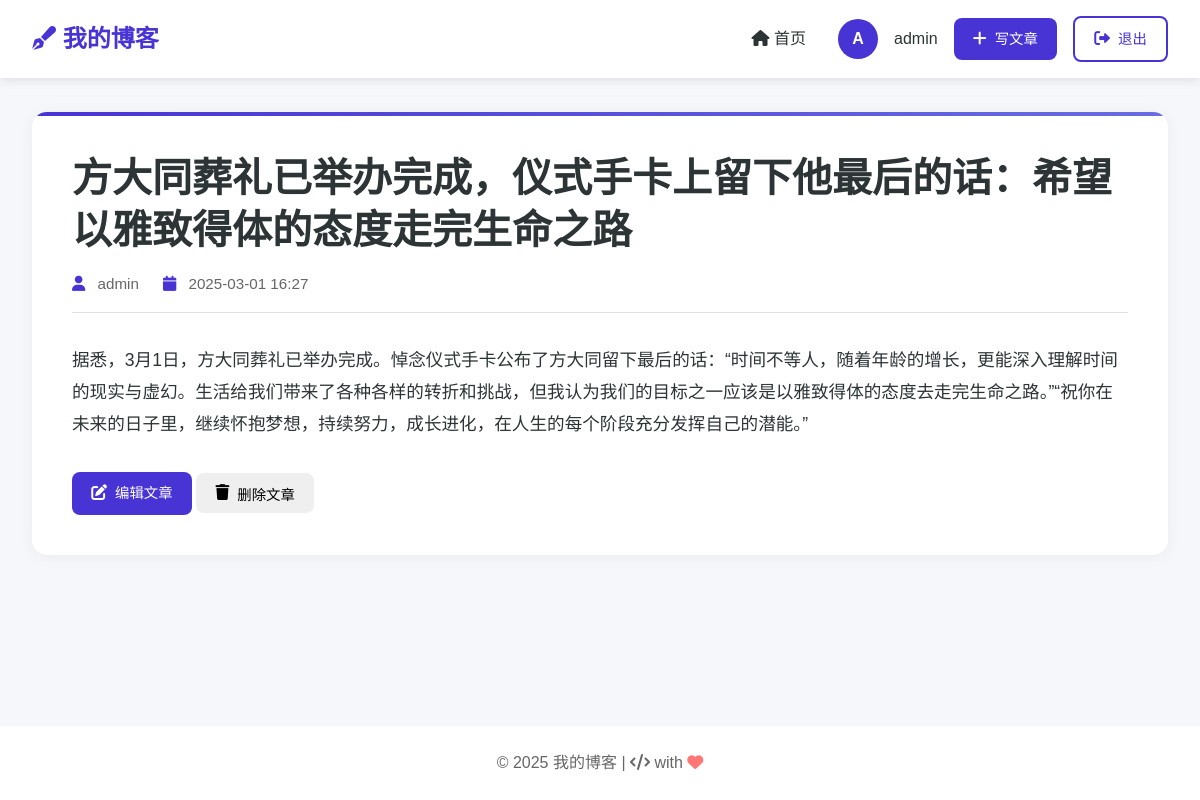
The app's page /post/1 (signed in) with its own data.
### app.py (models this page shows, shortened)
class Post(db.Model):
    id = db.Column(db.Integer, primary_key=True)
    title = db.Column(db.String(200), nullable=False)  # 文章标题
    content = db.Column(db.Text, nullable=False)  # 文章内容
    publish = db.Column(db.DateTime, nullable=False, default=lambda: datetime.now(timezone.utc))  # 发布时间
    user_id = db.Column(db.Integer, db.ForeignKey('user.id'), nullable=False)  # 作者ID
    author = db.Column(db.String(80), nullable=False)  # 作者用户名
    user = db.relationship('User', backref=db.backref('posts', lazy=True))

### app.py (the view)
@app.route("/post/<int:post_id>", methods=["GET", ])
def post(post_id):
    post = Post.query.get_or_404(post_id)
    return render_template('blog/post.html', post=post)

### templates/blog/post.html (shortened to what this page needs)
{% extends "blog/base.html" %}
{% block content %}
<div class="post-container">
    <article>
        <header class="post-header">
            <h1 class="post-title">{{ post.title }}</h1>
            <div class="post-meta">
                <span><i class="fas fa-user"></i> {{ post.author }}</span>
                <span><i class="fas fa-calendar"></i> {{ post.publish.strftime('%Y-%m-%d %H:%M') }}</span>
            </div>
        </header>
        <div class="post-content">
            {{ post.content }}
        </div>
        {% if session.username == post.author %}
        <div class="mt-4">
            <a href="{{ url_for('edit_post', post_id=post.id) }}" class="btn btn-primary">
                <i class="fas fa-edit"></i> 编辑文章
            </a>
            <form method="post" action="{{ url_for('delete_post', post_id=post.id) }}" style="display: inline;" onsubmit="return confirm('确定要删除这篇文章吗？此操作不可撤销。');">
                <button type="submit" class="btn btn-danger">
                    <i class="fas fa-trash"></i> 删除文章
                </button>
            </form>
        </div>
        {% endif %}
    </article>
</div>
{% endblock %}

### templates/blog/base.html (shortened to what this page needs)
<!DOCTYPE html>
<html lang="zh-CN">
<head>
    <link rel="stylesheet" href="https://cdnjs.cloudflare.com/ajax/libs/font-awesome/6.0.0/css/all.min.css">
</head>
<body>
    <nav class="navbar">
        <div class="nav-container">
            <a href="{{ url_for('index') }}" class="nav-brand">
                <i class="fas fa-pen-fancy"></i> 我的博客
            </a>
            <div class="nav-links">
                <a href="{{ url_for('index') }}" class="nav-link">
                    <i class="fas fa-home"></i> 首页
                </a>
                <div class="user-info">
                    <div class="user-avatar" title="{{ session.get('username', '') }}">
                        {{ session.get('username', '')[0].upper() }}
                    </div>
                    <span>{{ session.get('username', '') }}</span>
                    <a href="{{ url_for('create_post') }}" class="btn btn-primary">
                        <i class="fas fa-plus"></i> 写文章
                    </a>
                    <a href="{{ url_for('logout') }}" class="btn btn-secondary">
                        <i class="fas fa-sign-out-alt"></i> 退出
                    </a>
                </div>
            </div>
        </div>
    </nav>
    <main class="main-content">
        {% block content %}{% endblock %}
    </main>
    <footer class="footer">
        <p>&copy; 2025 我的博客 | <i class="fas fa-code"></i> with <i class="fas fa-heart" style="color: #ff7675;"></i></p>
    </footer>
</body>
</html>

### templates/blog/base.html (style rules this page uses)
:root { --primary-color: #4834d4; --secondary-color: #686de0; --text-color: #2d3436; --light-gray: #f5f7fa; --border-color: #e1e1e1; --success-color: #00b894; --danger-color: #ff7675; --warning-color: #fdcb6e; }
* { margin: 0; padding: 0; box-sizing: border-box; }
body { font-family: 'PingFang SC', 'Microsoft YaHei', sans-serif; color: var(--text-color); line-height: 1.6; background-color: var(--light-gray); min-height: 100vh; display: flex; flex-direction: column; }
.navbar { background: white; box-shadow: 0 2px 10px rgba(0,0,0,0.1); padding: 1rem 2rem; position: fixed; top: 0; left: 0; right: 0; z-index: 1000; transition: all 0.3s ease; }
.nav-container { max-width: 1200px; margin: 0 auto; display: flex; justify-content: space-between; align-items: center; }
.nav-brand { font-size: 1.5rem; font-weight: bold; color: var(--primary-color); text-decoration: none; transition: transform 0.3s ease; }
.nav-links { display: flex; gap: 2rem; align-items: center; }
.nav-link { color: var(--text-color); text-decoration: none; transition: color 0.3s; }
.user-info { display: flex; align-items: center; gap: 1rem; }
.user-avatar { width: 40px; height: 40px; background: var(--primary-color); color: white; border-radius: 50%; display: flex; align-items: center; justify-content: center; font-weight: bold; transition: transform 0.3s ease; }
.main-content { max-width: 1200px; margin: 80px auto 2rem; padding: 0 2rem; flex: 1; }
.footer { background: white; padding: 1.5rem; text-align: center; color: #666; margin-top: auto; }
.btn { padding: 0.6rem 1.2rem; border-radius: 8px; border: none; cursor: pointer; font-size: 0.9rem; font-weight: 500; text-decoration: none; transition: all 0.3s ease; display: inline-flex; align-items: center; gap: 0.5rem; }
.btn i { font-size: 1.1em; }
.btn-primary { background: var(--primary-color); color: white; }
.btn-secondary { background: transparent; color: var(--primary-color); border: 2px solid var(--primary-color); }

### templates/blog/post.html (style rules this page uses)
.post-container { background: white; border-radius: 15px; padding: 2.5rem; box-shadow: 0 2px 15px rgba(0,0,0,0.05); margin-top: 2rem; position: relative; overflow: hidden; }
.post-container::before { content: ''; position: absolute; top: 0; left: 0; right: 0; height: 4px; background: linear-gradient(to right, var(--primary-color), var(--secondary-color)); }
.post-header { margin-bottom: 2rem; padding-bottom: 1rem; border-bottom: 1px solid var(--border-color); }
.post-title { font-size: 2.5rem; color: var(--text-color); margin-bottom: 1rem; line-height: 1.3; }
.post-meta { display: flex; gap: 1.5rem; color: #666; font-size: 0.95rem; align-items: center; }
.post-meta i { color: var(--primary-color); margin-right: 0.5rem; }
.post-content { line-height: 1.8; color: var(--text-color); margin-bottom: 2rem; font-size: 1.1rem; }

### records on screen
Post: get "admin", title "方大同葬礼已举办完成，仪式手卡上留下他最后的话：希望以雅致得体的态度走完生命之路", author "admin", publish "2025-03-01 16:27", content "据悉，3月1日，方大同葬礼已举办完成。悼念仪式手卡公布了方大同留下最后的话：“时间不等人，随着年龄的增长，更能深入理解时间的现实与虚幻。生活给我们带来了各种各样的转折和挑战，但我认为我们的目标之一应该是以雅致得体的态度去走完生命之路。”“祝你在未来的日子里，继续怀抱梦想，持续努力，成长进化，在人生的每个阶段充分发挥自己的潜能。”"

### other values on screen
{{ session.get('username', '')[0].upper() }} "A"
